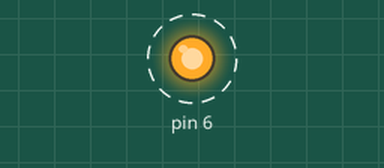
Simulated run of this sketch. Board: Arduino Uno, built for the host (arithmetic inside an expression is 32-bit, double 64-bit). Shown: output pins drawn as LEDs (lit = HIGH). Dashed ring = blinking.

Above: at 0.05 s.
Timing chart, 0 to 3.0 s (numbered marks = the images above):
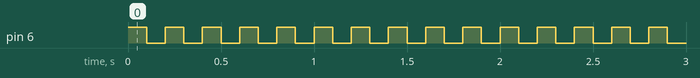

The sketch:

Atmega64a_TEST.ino
```cpp
#define LED1 PE6

void setup() {
  pinMode(LED1, OUTPUT);
  // pinMode(PIN_PC7, OUTPUT);  //Зуммер
  }

void loop() {
  // LED1 = !LED1;
  digitalWrite(LED1, HIGH);
  delay(100);
  digitalWrite(LED1, LOW);
  delay(100);
  // beep();
}

// void beep()
//   {
//     digitalWrite(PIN_PC7, HIGH);
//     delay(200);
//     digitalWrite(PIN_PC7, LOW);
//         delay(200);

//   }
```

Measured:
- by itself, pin 6: alternates HIGH for 0.10 s and LOW for 0.10 s
